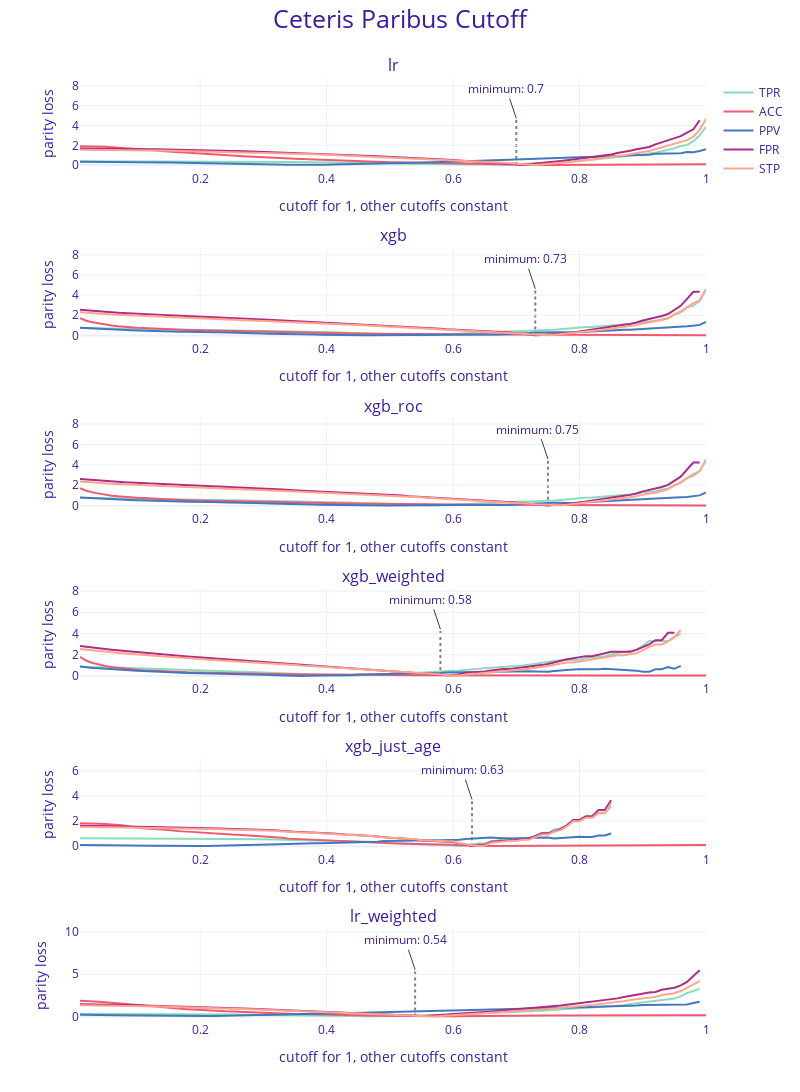

The cell this chart's notebook holds for it:
### Code cell
fig = fobject1.plot(
    objects=[
        fobject2,
        fobject5,
        fobject4,
        fobject3,
        fobject6,
    ],  # for better visibility only one additional model
    type="ceteris_paribus_cutoff",
    subgroup="1",
    show=False
)  # necessary argument

fig.update_layout(
    autosize=False,
    width=800,
    height=1200,
)
